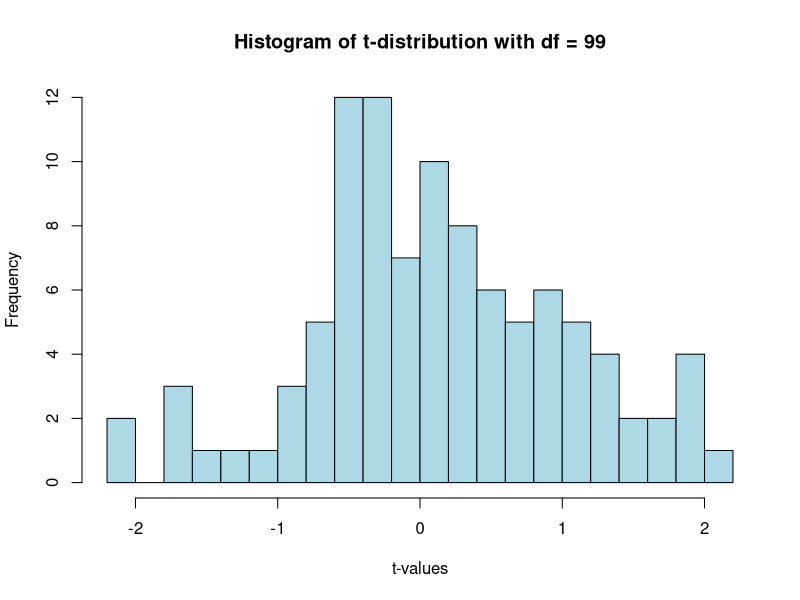
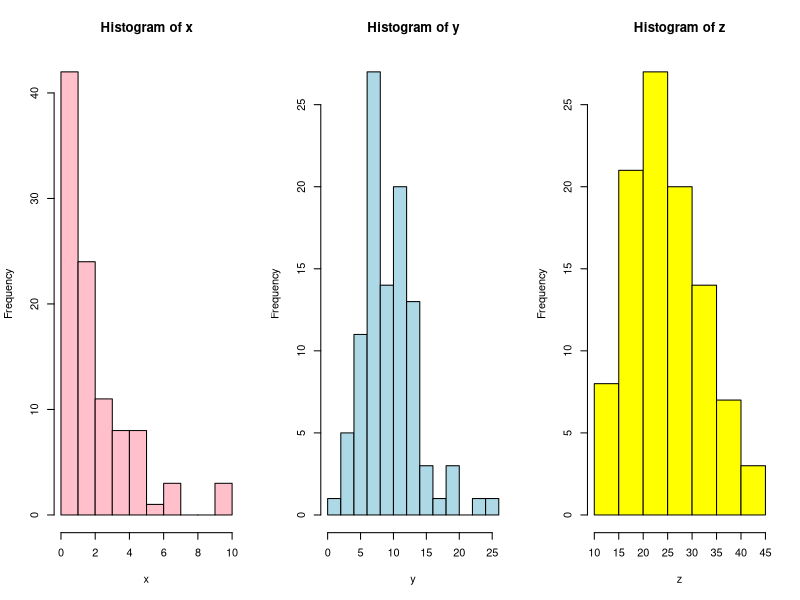
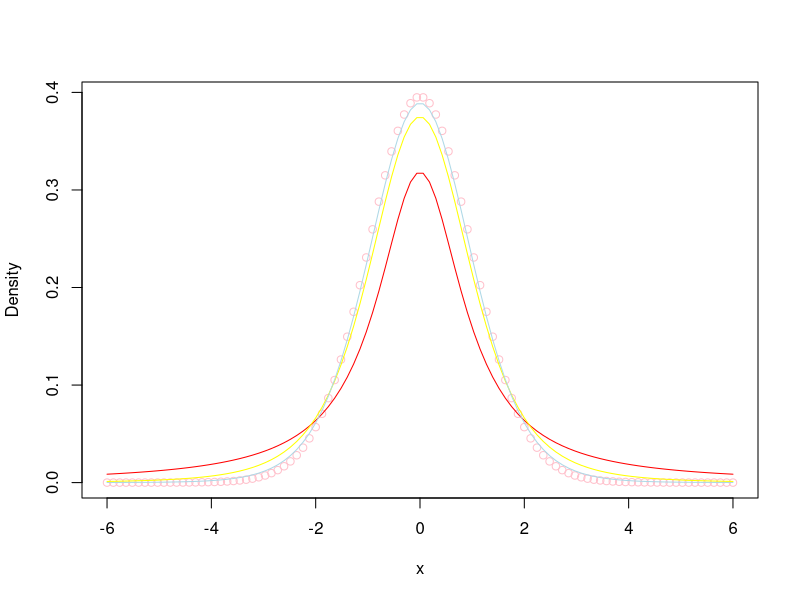
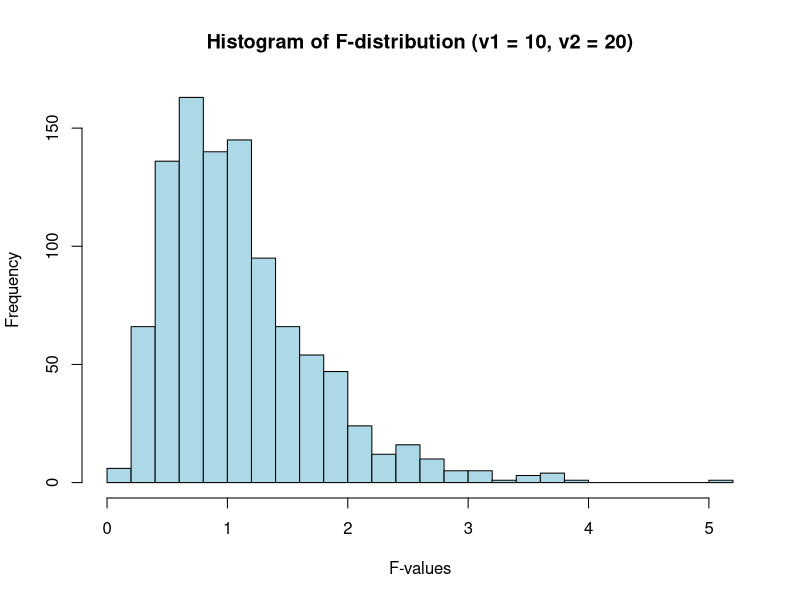

Write R code to recreate these figures, in order.
#1
n <- 100
df <- n - 1

random_t_values <- rt(100, df)

# Plot the histogram
hist(random_t_values, 
     main = paste("Histogram of t-distribution with df =", df), 
     xlab = "t-values", 
     col = "lightblue", 
     border = "black", 
     breaks = 30)
#2

# Set the sample size and degrees of freedom
x<- rchisq(100,2)
y<-rchisq(100,10)
z<-rchisq(100,25)
par(mfrow=c(1,3))
hist(x,col="pink")
hist(y,col="lightblue")
hist(z,col="yellow")
par(mfrow=c(1,1))
#3

# Step 1: Generate a vector of 100 values between -6 and 6
x_values <- seq(-6, 6, length.out = 100)

# Step 2: Compute the values of the t-distribution for different degrees of freedom
df<-c(1,4,10,30)
colors<-c("red","yellow","lightblue","pink")
plot(x_values,dt(x_values,df[4]),col=colors[4],xlab = "x", ylab = "Density" )
for(i in 1:3){lines(x_values,dt(x_values,df[i]),col=colors[i])
}

#4
#i)
# (i) Find the 95th percentile of the F-distribution with df1 = 10 and df2 = 20
v1 <- 10
v2 <- 20
percentile_95 <- qf(0.95, df1 = v1, df2 = v2)
percentile_95

#(ii)
# (ii) Area under the F-curve for the intervals [0, 15] and [15, ∞) with v1 = 10 and v2 = 20
area_0_1.5 <- pf(1.5, df1 = v1, df2 = v2)
area_1.5_infinity <- 1 - area_0_1.5  # The area to the right of 15

# Print results
area_0_1.5
area_1.5_infinity


# (iii) Quantiles for given probabilities under the curve for F-distribution with v1 = 10 and v2 = 20
probabilities <- c(0.25, 0.50, 0.75, 0.999)
quantiles <- qf(probabilities, df1 = v1, df2 = v2)

# Print the quantiles
quantiles

# (iv) #Generate 1000 random values from the F-distribution and plot a histogram
set.seed(123)  # For reproducibility
random_f_values <- rf(1000, df1 = v1, df2 = v2)

# Plot histogram
hist(random_f_values, breaks = 30, col = "lightblue", border = "black", 
     main = "Histogram of F-distribution (v1 = 10, v2 = 20)", 
     xlab = "F-values", ylab = "Frequency")